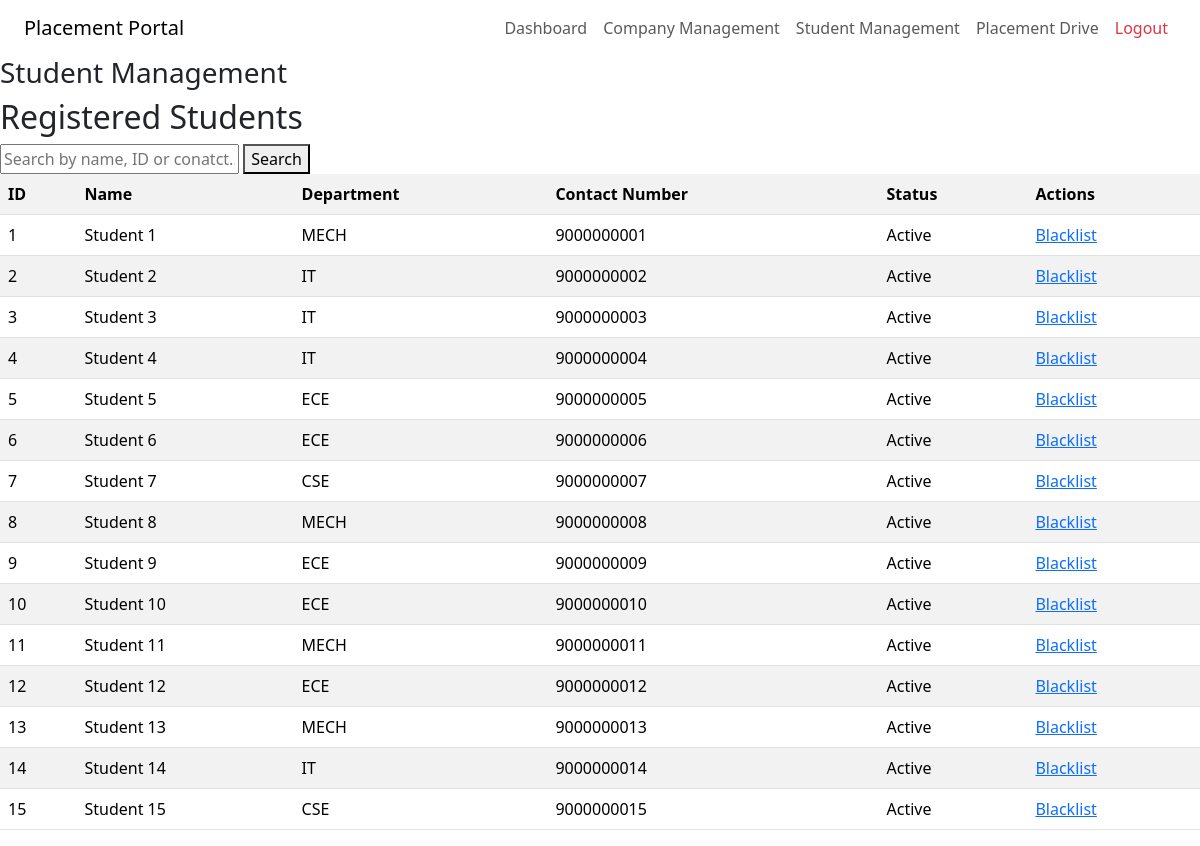
Before: /admin/students with the older database file.
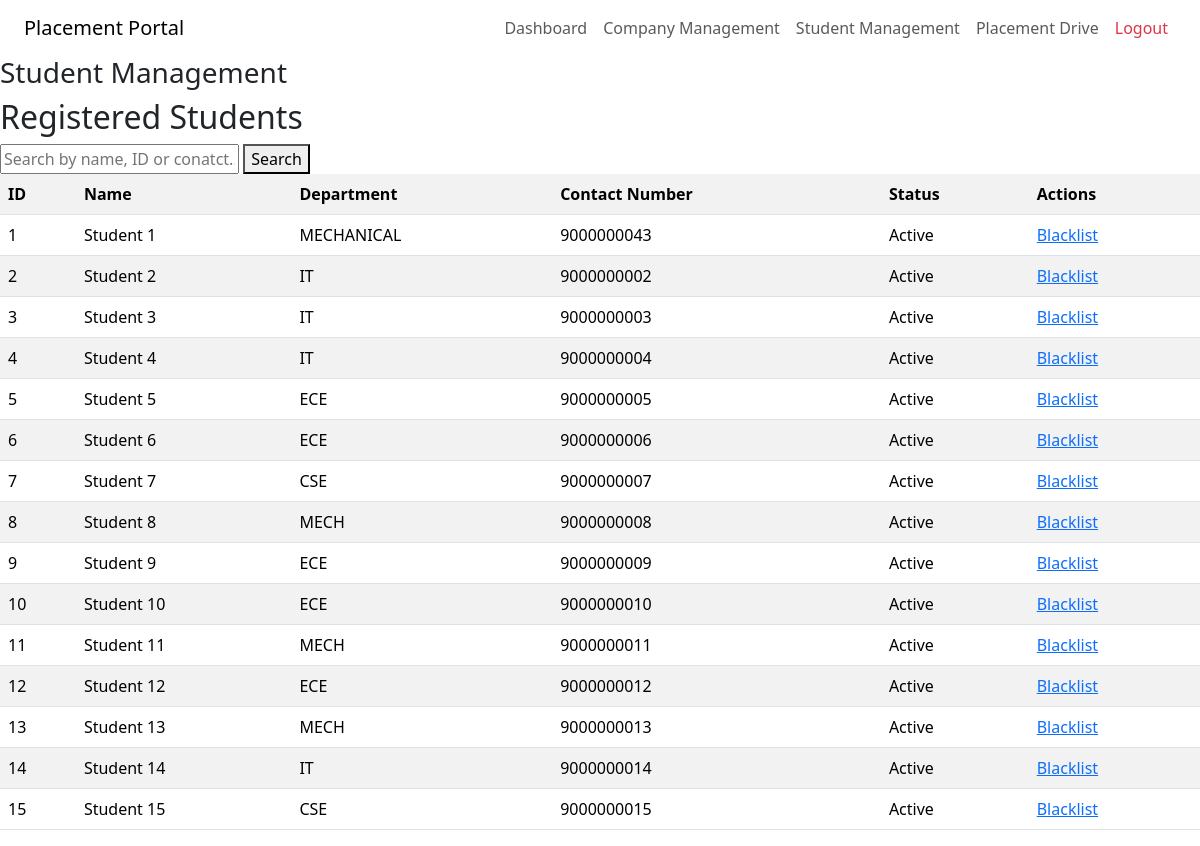
After: the same page with the newer database file.
### models.py (models this page shows)
class Student(db.Model):
    __tablename__ = "students"
    studentId = db.Column(db.Integer,autoincrement = True, primary_key = True )
    userId = db.Column(db.Integer, db.ForeignKey("users.userId"), nullable = False)
    name = db.Column(db.String, nullable = False)
    contactNumber = db.Column(db.Integer , nullable = False)
    department = db.Column(db.String, nullable = False)
    resume = db.Column(db.String, nullable = False)
    experience = db.Column(db.String, nullable = False)
    skills = db.Column(db.String, nullable = False)
    user = db.relationship('User', back_populates = "student")
    applications = db.relationship('Application', back_populates = "student", lazy = True, cascade = "all, delete-orphan")

### app.py (the view)
@app.route('/admin/students', methods = ['GET'])
def showStudents():
    if request.method == 'GET':
        search = request.args.get('search')
        if search:
            students = Student.query.filter((Student.name.ilike(f"%{search}")) | Student.studentId.ilike(f"%{search}%") | Student.contactNumber.ilike(f"%{search}%")).all()
        else:
            students = Student.query.all()
        return render_template('./admin/students.html', students = students)

### app.py (called while the page is built)
@app.before_request
def method_override():
    if request.method == "POST":
        override = request.form.get("_method")
        if override:
            request.environ["REQUEST_METHOD"] = override.upper()

### templates/admin/students.html (shortened to what this page needs)
<!DOCTYPE html>
<html>
    <head>
         <link href="https://cdn.jsdelivr.net/npm/bootstrap@5.3.3/dist/css/bootstrap.min.css" rel="stylesheet">
    </head>
    <body>
    <nav class="navbar navbar-expand-lg px-4">
        <a class="navbar-brand" href="{{ url_for('showAdminDash') }}">Placement Portal</a>
        <div class="collapse navbar-collapse">
            <ul class="navbar-nav ms-auto">
                <li class = "nav-item">
                    <a class = "nav-link" href = "{{ url_for('showAdminDash') }}">Dashboard</a>
                </li>
                <li class = "nav-item">
                    <a class = "nav-link" href = "{{ url_for('showCompanies') }}">Company Management</a>
                </li>
                <li class = "nav-item">
                    <a class = "nav-link" href = "{{ url_for('showStudents') }}">Student Management</a>
                </li>
                <li class = "nav-item">
                    <a class = "nav-link" href = "{{ url_for('showDrives') }}">Placement Drive</a>
                </li>
                <li class = "nav-item">
                    <a class = "nav-link text-danger" href = "{{ url_for('index') }}">Logout</a>
                </li>
            </ul>
        </div>
    </nav>
        <h3>Student Management</h3>
        <h2>Registered Students</h2>
        <form method="GET">
            <input type="text" name="search" placeholder="Search by name, ID or conatct...">
            <button type="submit">Search</button>
        </form>
        <div class="table-responsive table-responsive overflow-auto">
        <table class = "table table-striped">
            <tr>
                <th>ID</th>
                <th>Name</th>
                <th>Department</th>
                <th>Contact Number</th>
                <th>Status</th>
                <th>Actions</th>
            </tr>
            {% for student in students %}
                <tr>
                    <td>{{ student.studentId }}</td>
                    <td>{{ student.name }}</td>
                    <td>{{ student.department }}</td>
                    <td> {{ student.contactNumber }}</td>
                    <td>
                        {% if student.user.active %}
                            Active
                        {% else %}
                            Blacklisted
                        {% endif %}
                    </td>
                    <td>
                    <a href="{{ url_for('togglestudent', userId = student.user.userId) }}">
                        {% if student.user.active %}
                            Blacklist
                        {% else %}
                            Activate
                        {% endif %}
                    </a>
                </td>
                </tr>
                {% endfor %}
        </table>
        </div>
    </body>
</html>

Changed rows visible on the page:
changed Student "Student 1": department "MECH" → "MECHANICAL"; contactNumber "9000000001" → "9000000043"
